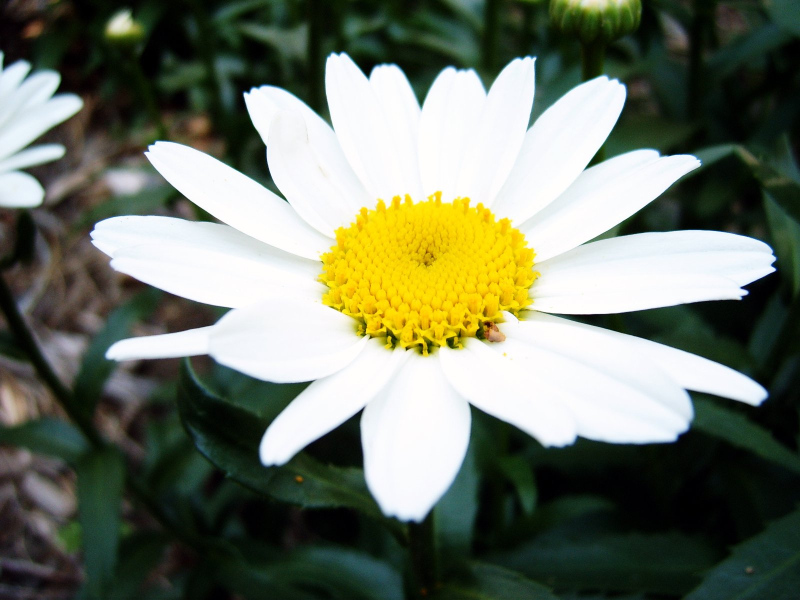
#> input picture SimplePrograms/random-1574391.jpg, 1600 x 1200 px (shown at 1/2 size)
$ python P8_ImageTransitions.py
#> lines starting #> are read from the running program, lines starting #| are printed output that depends on the picture
import cv2
import numpy as np

# Load an image from file
image = cv2.imread('SimplePrograms/random-1574391.jpg')
#> image is the input picture: shape (1200, 1600, 3); mean B, G, R 101, 117.6, 111.1

# Ensure the image was loaded
if image is None:
    print("Error: Could not load image.")
    exit()

# Function to translate an image
def translate(image, tx, ty):
#> called with tx = 100, ty = 50
    height, width = image.shape[:2]
#> height = 1200; width = 1600
    translation_matrix = np.float32([[1, 0, tx], [0, 1, ty]])
    translated_image = cv2.warpAffine(image, translation_matrix, (width, height))
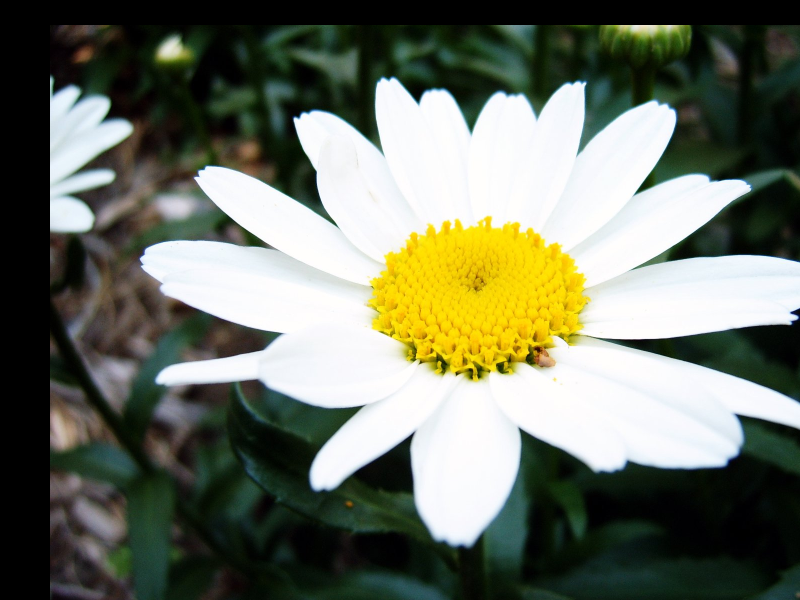
#> translated_image: shape (1200, 1600, 3) (shown at 1/2 size); mean B, G, R 98.2, 113.8, 108.9
    return translated_image

# Function to rotate an image
def rotate(image, angle, scale=1.0):
#> called with angle = 45, scale = 1
    height, width = image.shape[:2]
#> height = 1200; width = 1600
    center = (width // 2, height // 2)
#> center = (800, 600)
    rotation_matrix = cv2.getRotationMatrix2D(center, angle, scale)
    rotated_image = cv2.warpAffine(image, rotation_matrix, (width, height))
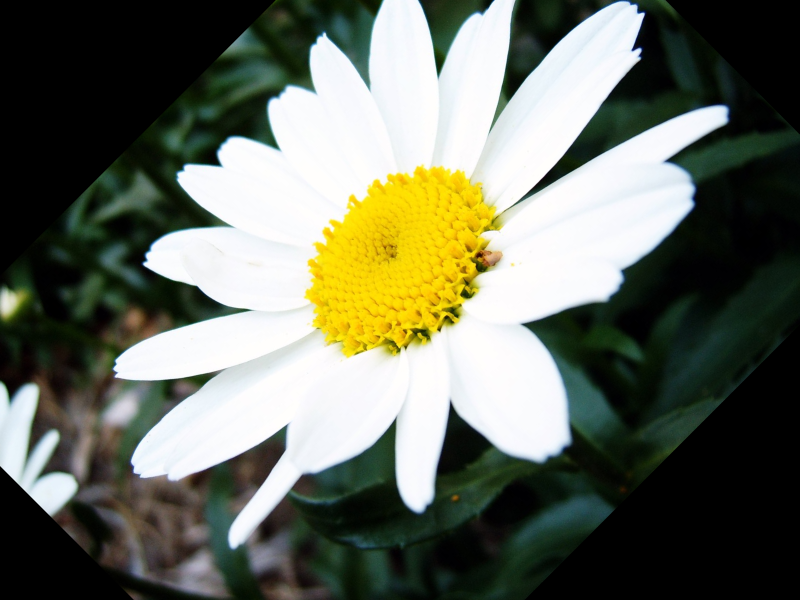
#> rotated_image: shape (1200, 1600, 3) (shown at 1/2 size); mean B, G, R 94, 108.4, 104.1
    return rotated_image

# Function to scale an image
def scale(image, scale_x, scale_y):
#> called with scale_x = 1.5, scale_y = 1.5
    height, width = image.shape[:2]
#> height = 1200; width = 1600
    scaled_image = cv2.resize(image, (int(width * scale_x), int(height * scale_y)))
    return scaled_image

# Perform translations, rotations, and scalings
translated_image = translate(image, 100, 50)  # Translate right by 100 pixels and down by 50 pixels
rotated_image = rotate(image, 45)             # Rotate by 45 degrees
scaled_image = scale(image, 1.5, 1.5)         # Scale by 1.5 times

# Display the results
cv2.imshow('Original Image', image)
cv2.imshow('Translated Image', translated_image)
cv2.imshow('Rotated Image', rotated_image)
cv2.imshow('Scaled Image', scaled_image)

# Wait for a key press and close the windows
cv2.waitKey(0)
cv2.destroyAllWindows()

$ run again, with SimplePrograms/example.png saved as SimplePrograms/random-1574391.jpg
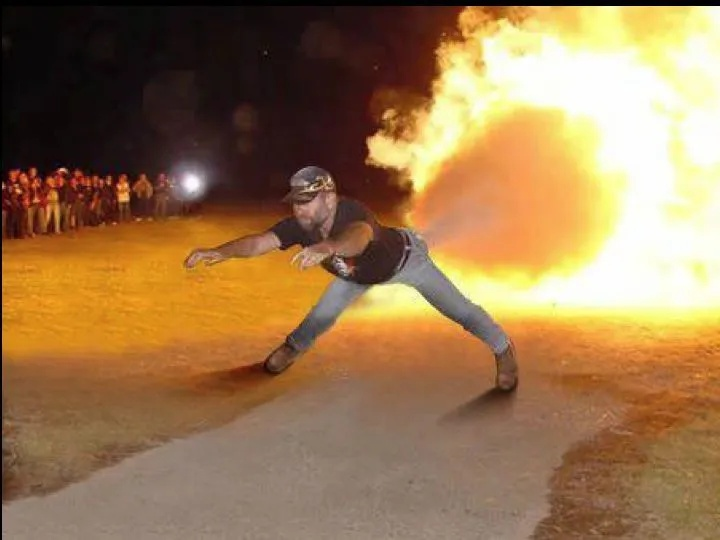
#> input picture SimplePrograms/example.png, 720 x 540 px
#> image is the input picture: shape (540, 720, 3); mean B, G, R 80.5, 119.5, 153.7
#> in translate, `translated_image = cv2.warpAffine(image, translation_matrix, (width, h..`:
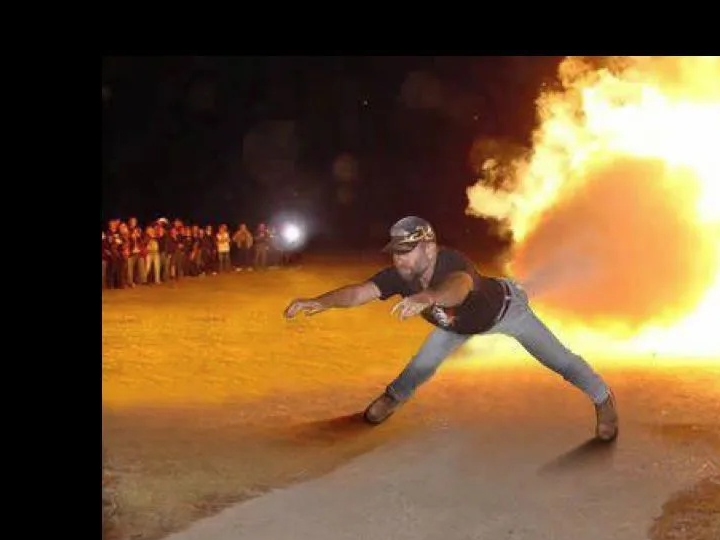
#> translated_image: shape (540, 720, 3); mean B, G, R 51.3, 82.8, 112.4
#> in rotate, `rotated_image = cv2.warpAffine(image, rotation_matrix, (width, height))`:
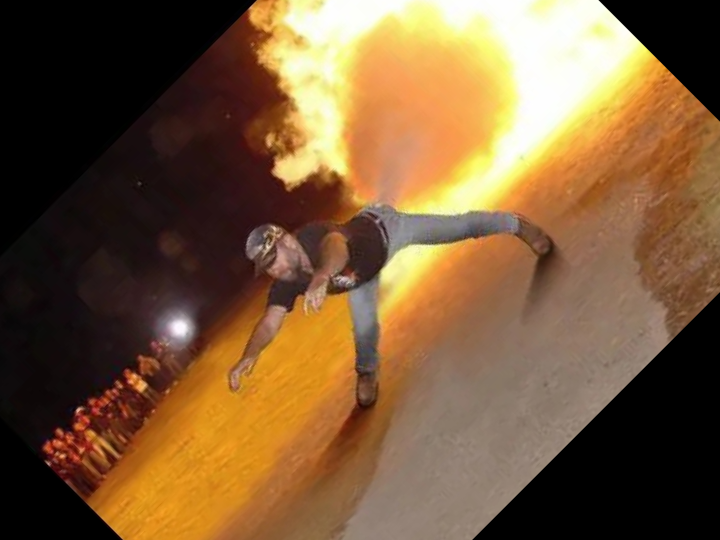
#> rotated_image: shape (540, 720, 3); mean B, G, R 57.4, 89.9, 120.7
